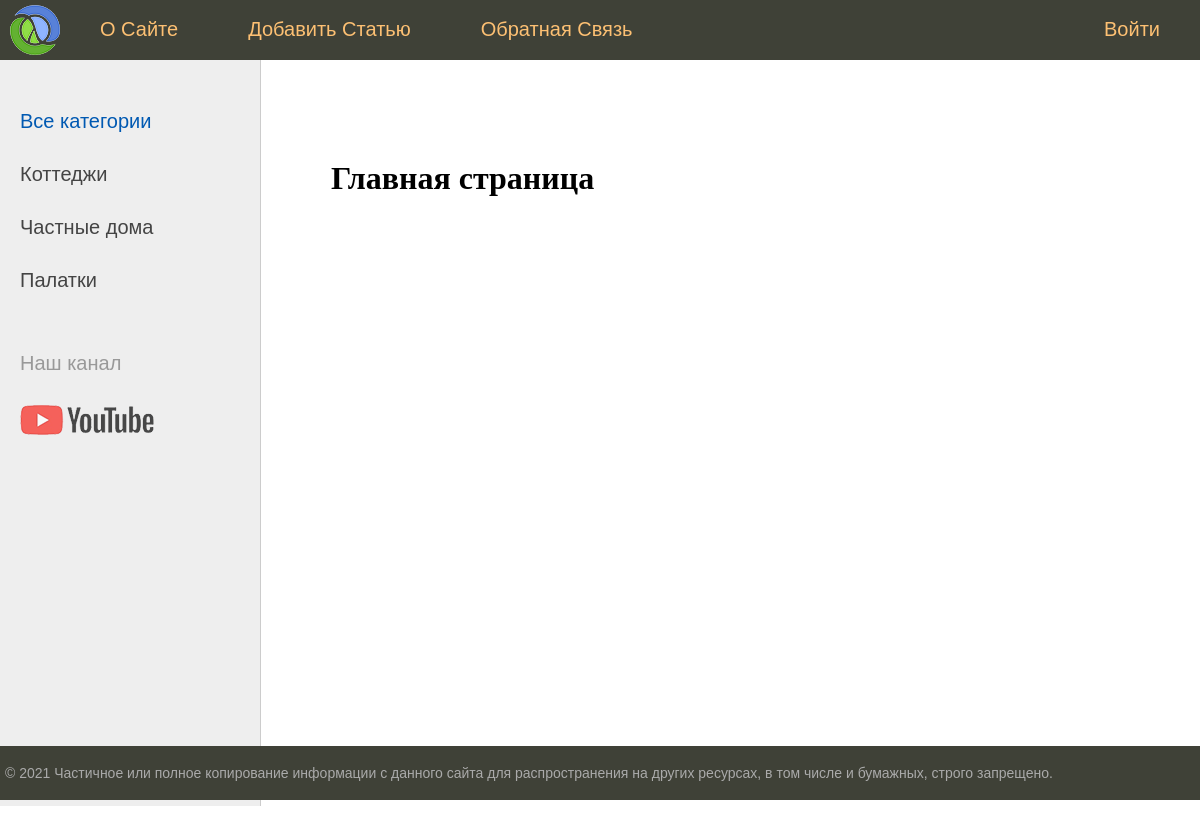
/, run on an earlier commit of the app's database.
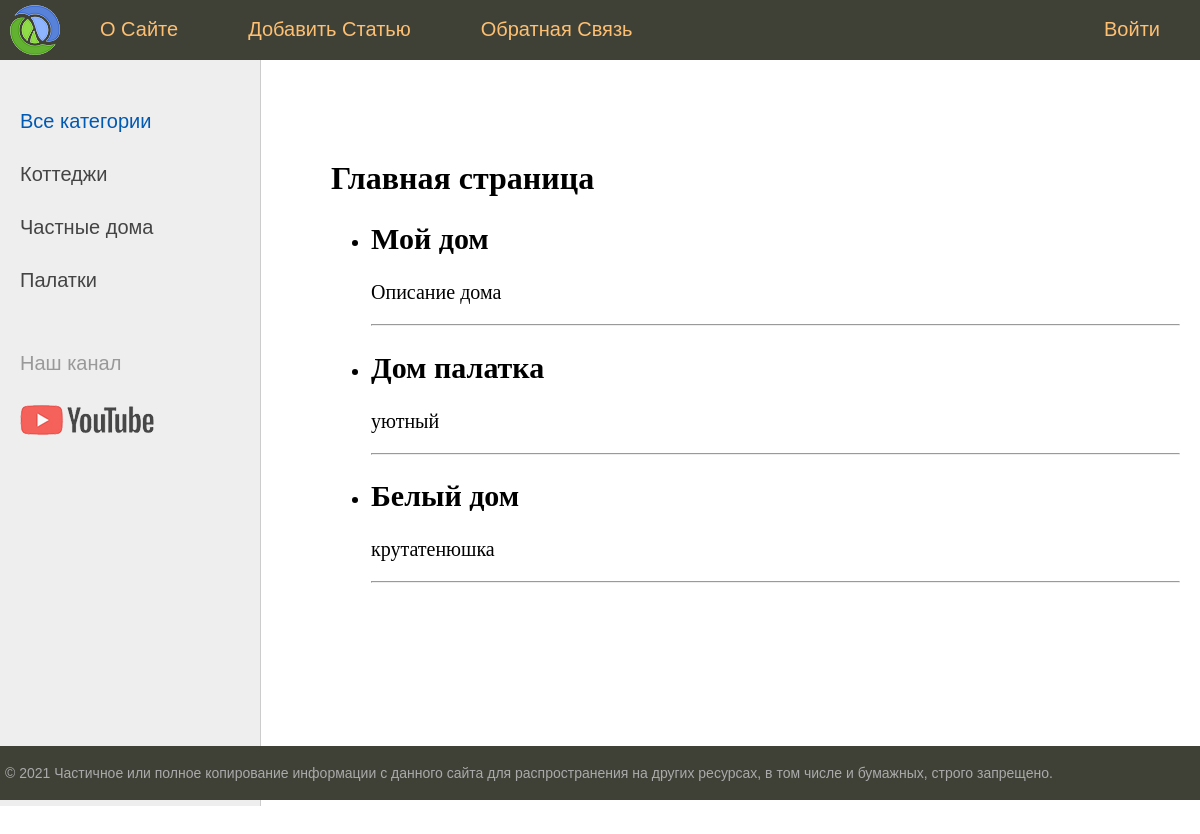
And on a later commit of the database.
### home/models.py (models this page shows, shortened)
class Home(models.Model):#название класса придумываем сами. Название класса это название таблицы. Также класс таблицы мы наследуем от базового класса Model, в нем есть необходимый функцинал для создания своих классов моделей таблиц. Также нужно иметь ввиду что поле id в базовом классе прописано по умолчанию и в классе его писать не нужно
	title = models.CharField(max_length=255)#это текствое поле и тип CharField с длинной 255. Описание типов полей есть в документации джанго http://djbook.ru/
	content = models.TextField(blank=True)#это текстовое поле с расширенным диапазоном. blank=True означает что поле может быть пустым или False знаит не пустым
	photo = models.ImageField(upload_to="photos/%Y/%m/%d/")#это ссылка на фото. Фото будет загружаться в папку photos затем в подкаталоги год месяц день каждое фото в определенный подкаталог. Для этого параметра нужна еще дополнительная настройка. Для загрузки изображений и указания пути нужно настрить 2 константы MEDIA_ROOT = os.path.join(BASE_DIR, 'media'), MEDIA_URL = '/media/' и там нужно также импортировать os. Вообще мы испольщзуем отладочный сервер, и для загрузки файлов нужно сэмулировать реальный сервер для загрузки файлов. Для этого нужно зайти в urls.py в корневой папке проекта (не приложения), и там
	time_create = models.DateTimeField(auto_now_add=True)#Время создания статьи, тут будет приниматься время в момент добавления новой записи и не будет меняться в случае если указали auto_now_add=True. То есть это поле с указанием время создлания статьи
	time_update = models.DateTimeField(auto_now=True)#время последнего редактирования. Это поле будет меняться каждый раз когда мы что-то меняем в текущей записи
	is_published = models.BooleanField(default=True)#тут просто по умолчанию значение True

### home/views.py (the view)
# urls.py: path('', index, name='main'),#этот маршрут будет соответствовать ссылке http://127.0.0.1:8000/home/, это происходит потому что мы его указали в пакете конфигурации urls.py в папке с проектом. Мы перед
def index(request):
	posts = Home.objects.all()#считали все записи из БД и сохранили ее в переменную posts и его нужно передать в словарь в функции render. В html файлах через шаблонизатор мы также перебираем наш список posts, и так как каждый элемент списка это объект со свойствами мы там обращаемся к свойставам объекта в цикле и все на странице отображается. Также фреймворк джанго через функцию all подключается к БД и отключается, больше ничего писать тут не нужно
	return render(request, "home/index.html", {"posts": posts, "menu": menu, 'title': 'Главная страница'})#тут вместо объекта класса HttpResponse пишем функцию render, в качестве параметра пишем request это ссылка на объект Hhttprequest, далее вторым параметром пропишем путь к шаблону. Шаблоны нужно хранить в папке templates, эту папку нужно создать в папке с приложением для которого будем делать шаблоны. Но есть один момент, когда мы будем дальше хостить наш проект, то все шаблоны со все приложений будут сохраняться в единой папке templates нашего проекта, то есть в папке приложений, а в папке проекта все шаблоны могут быть, и там могут совпадать имена файлов. Поэтому в папке templates приложения нужно создать папку с названием приложения и туда сохранять шаблоны. Тогда при сборке всего проекта подкаталог с имененем приложения (home в нашем случае) перенесется в папку templates, и уже не перепутаются имена файлов. Создадим файл index.html в этой папку home с кодировкой UTF-8, это важно, так как питон ее использует. Теперь укажем путь к файлу шаблону. ПУть полный писать не нужно, просто пишем название приложения и название файла html, пишем так, потому что в файле settings.py в папке проектом прописана конфигурация, там есть коллекция TEMPLATES, там есть описание где будут искаться шаблоны. То есть джанго ищет шаблоны в папке templates, а путь в этой папке мы как раз и прописываем во втором параметре

### 2/templates/home/index.html
{% extends 'home/base.html' %}
{% block content  %}
<h1>{{title}}</h1>
<ul>
  {% for p in posts %}
  <li>
    <h2>{{p.title}}</h2>
    <p>{{p.content}}</p>
    <hr>
  </li>
    {% endfor %}
</ul>
{% endblock %}

### 2/templates/home/base.html (shortened to what this page needs)
{% load static %}
<!DOCTYPE html>
<html>
<head>
	<link type="text/css" href="{% static 'home/css/styles.css' %}" rel="stylesheet" />
</head>
<body>
<table class="table-page" border=0 cellpadding="0" cellspacing="0">
<tr><td valign=top>
{% block mainmenu %}
		<div class="header">
			<ul id="mainmenu" class="mainmenu">
			<li class="logo"><a href="#"><div class="logo"></div></a></li>
{% for m in menu %}
	{% if not forloop.last %}
			<li><a href="#">{{m.title}}</a></li>
	{% else %}
			<li class="last"><a href="#">{{m.title}}</a></li>
	{% endif %}
{% endfor %}
			</ul>
		</div>
{% endblock mainmenu %}
<table class="table-content" border=0 cellpadding="0" cellspacing="0">
<tr>
	<td valign="top" class="left-chapters">
	<ul id="leftchapters">
		<li class="selected">Все категории</li>
		<li><a href="#">Коттеджи</a></li>
		<li><a href="#">Частные дома</a></li>
		<li><a href="#">Палатки</a></li>
		<li class="share">
		<p>Наш канал</p>
		<a class="share-yt" href="https://www.youtube.com/channel/UClJzWfGWuGJL2t-3dYKcHTA/playlists" target="_blank" rel="nofollow"></a>
		</li>
	</ul>
</td>
<td valign="top" class="content">
	<div class="content-text">
{% block content %}
{% endblock %}
	</div>
</td></tr></table>
</td></tr>
<tr><td valign=top>
	<div id="footer">
		<p>&copy; 2021 Частичное или полное копирование информации с данного сайта для распространения на других ресурсах, в том числе и бумажных, строго запрещено.</p>
	</div>
</td></tr></table>
</body>
</html>

### home/static/home/css/styles.css (style rules this page uses)
html, body { font-family: 'Arial'; margin: 0; padding: 0; height: 100%; width: 100%; color: #444; }
a { color: #0059b2; text-decoration: none; }
.table-page { width: 100%; height: 100%; vertical-align: top; }
.table-page tr { height: 100%; }
.header { background: #3F4137; height: 60px; }
.logo { background: url('../images/logo.png') no-repeat 10px 5px; width: 70px; height: 60px; }
ul.mainmenu { list-style: none; margin: 0; padding: 0; height: 60px; color: #fdc073; font-size: 20px; overflow: hidden; }
ul.mainmenu li { float: left; margin: 18px 40px 0 30px; }
ul.mainmenu li.logo { margin: 0; }
ul.mainmenu li.last { float: right; }
ul.mainmenu li a { color: #fdc073; text-decoration: none; }
.table-content { width: 100%; min-height: 100%; height: 100%; }
.left-chapters { margin: 0; background: #eee; border-right: 1px solid #ccc; min-height: 100%; }
.left-chapters ul { width: 230px; min-height: 100%; margin: 0; padding: 20px 10px 10px 20px; list-style: none; font-size: 20px; }
.left-chapters ul li { margin: 30px 0 0 0; color: #999; }
.left-chapters ul li.selected { color: #0059b2; }
.left-chapters ul li a { color: #444; text-decoration: none; }
.left-chapters ul li.share { margin: 60px 0 0 0; }
.left-chapters ul li.share p { margin: 30px 0 30px 0; }
.left-chapters ul li.share a { display: inline-block; width: 40px; height: 40px; margin: 0 20px 0 0; }
.left-chapters ul li.share a.share-yt { width: 100%; height: 30px; background: url('../images/share_yt.png') no-repeat 0 0 }
.content { padding: 40px 20px 20px 40px; width: 100%; box-sizing: border-box; }
.content-text { margin: 60px 0 0 30px; color: #000; font-size: 20px; font-family: Yandex Sans Display Light; }
.content-text h1 { font-size: 32px; }
#footer { box-sizing: border-box; background: #3F4137; padding: 5px; color: #aaa; font-size: 14px; font-family: Verdana, Geneva, Arial, Helvetica; text-align: left; overflow: hidden; }

What changed in the data, as far as the page shows it:
added Home: title "Мой дом", content "Описание дома"
added Home: title "Дом палатка", content "уютный"
added Home: title "Белый дом", content "крутатенюшка"
